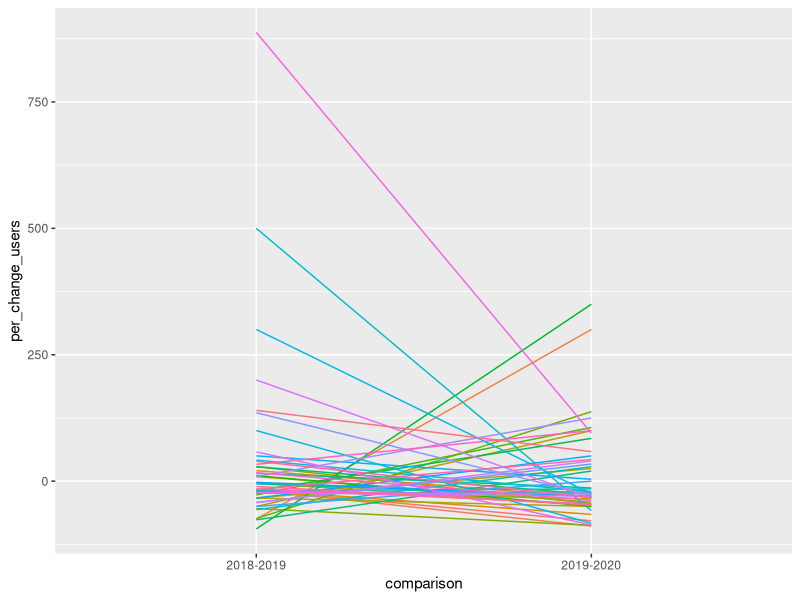

The R source for this figure:
# Analyses of USA National Phenology Network data re COVID19 (%change by state)
# Kathleen L Prudic
# klprudic@arizona.edu
# created 2020-07-09

# Remove wonton variables 
rm(list = ls())

# Load additional packages
library(tidyverse)
library(lubridate)

# Load data 
usa_users <- read_csv(file = "data/2018-2020-NPN-Observers-USA.csv")

# Identify states with data for all three years
usa_complete <- usa_users %>%
  group_by(State) %>%
  summarize(num_year = n()) %>%
  filter(num_year ==3)

# Remove any province/states without all three years of data
usa_users <- usa_users %>%
  filter(State %in% usa_complete$State)

# Calculate percent change in users 2018-2019 and 2019-2020 
# by spring (Mar-May) and state
usa_users_change <- usa_users %>% 
  group_by(State) %>%
  mutate(prev_users = lag(Observers)) %>%
  filter(!is.na(prev_users)) %>%
  mutate(per_change_users = (((Observers/prev_users)-1) * 100)) %>%
  select(-prev_users) %>% 
  mutate(comparison = if_else(Year == 2019, 
                              true = "2018-2019", 
                              false = "2019-2020"))

# Calculate means
usa_users_means <- usa_users_change %>%
  group_by(comparison) %>%
  summarize(mean_obs = mean(per_change_users))
usa_users_means

# Plot percent change in users
change_usa_users_plot <- ggplot(data = usa_users_change, 
                                mapping = aes(x = comparison, 
                                              y = per_change_users,
                                              group = State, 
                                              color = State)) +
  geom_line() +
  theme(legend.position = "none")
change_usa_users_plot

# Create dataframe for users t test
usa_users_ttest <- usa_users_change %>% 
  select(State, Year, per_change_users) %>%
  pivot_wider(names_from = Year, values_from = per_change_users) %>%
  rename(`2018-2019` = `2019`, 
         `2019-2020` = `2020`) 

# t test on change in growth in unique users
usa_users_ttest_list <- t.test(x = usa_users_ttest$`2018-2019`, 
                               y = usa_users_ttest$`2019-2020`,
                               alternative = "greater",
                               paired = TRUE)
usa_users_ttest_list
cat(round(usa_users_ttest_list$estimate, digits = 6), " (",
    paste0(round(as.numeric(usa_users_ttest_list$conf.int), digits = 4), collapse = ", "),
    ")", sep = "")
